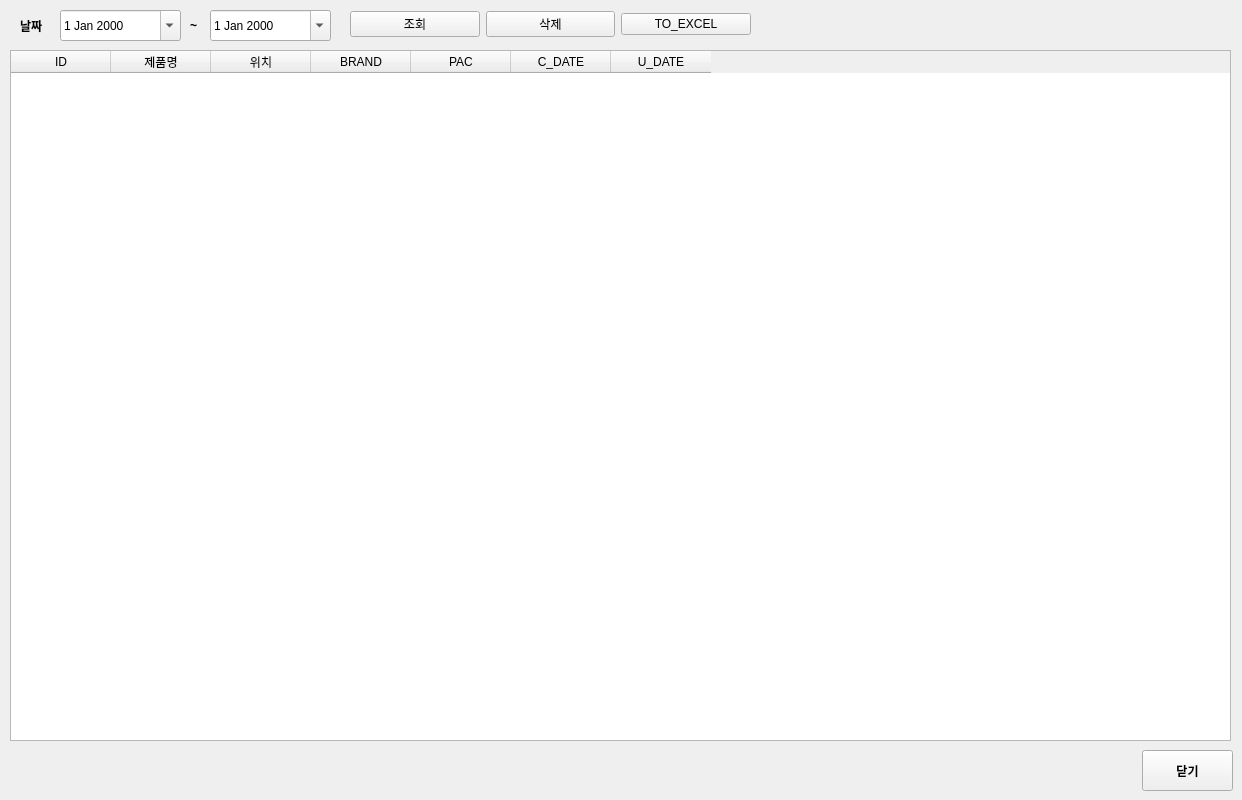
<?xml version="1.0" encoding="UTF-8"?>
<ui version="4.0">
 <class>Form</class>
 <widget class="QWidget" name="Form">
  <property name="geometry">
   <rect>
    <x>0</x>
    <y>0</y>
    <width>1242</width>
    <height>800</height>
   </rect>
  </property>
  <property name="windowTitle">
   <string>Form</string>
  </property>
  <widget class="QTableWidget" name="tbl_list">
   <property name="geometry">
    <rect>
     <x>10</x>
     <y>50</y>
     <width>1221</width>
     <height>691</height>
    </rect>
   </property>
   <property name="selectionBehavior">
    <enum>QAbstractItemView::SelectRows</enum>
   </property>
   <column>
    <property name="text">
     <string>ID</string>
    </property>
   </column>
   <column>
    <property name="text">
     <string>제품명</string>
    </property>
   </column>
   <column>
    <property name="text">
     <string>위치</string>
    </property>
   </column>
   <column>
    <property name="text">
     <string>BRAND</string>
    </property>
   </column>
   <column>
    <property name="text">
     <string>PAC</string>
    </property>
   </column>
   <column>
    <property name="text">
     <string>C_DATE</string>
    </property>
   </column>
   <column>
    <property name="text">
     <string>U_DATE</string>
    </property>
   </column>
  </widget>
  <widget class="QWidget" name="horizontalLayoutWidget">
   <property name="geometry">
    <rect>
     <x>350</x>
     <y>4</y>
     <width>401</width>
     <height>41</height>
    </rect>
   </property>
   <layout class="QHBoxLayout" name="horizontalLayout">
    <item>
     <widget class="QPushButton" name="btn_select">
      <property name="text">
       <string>조회</string>
      </property>
     </widget>
    </item>
    <item>
     <widget class="QPushButton" name="btn_delete">
      <property name="text">
       <string>삭제</string>
      </property>
     </widget>
    </item>
    <item>
     <widget class="QPushButton" name="btn_excel">
      <property name="text">
       <string>TO_EXCEL</string>
      </property>
     </widget>
    </item>
   </layout>
  </widget>
  <widget class="QLabel" name="lbl_cal">
   <property name="geometry">
    <rect>
     <x>20</x>
     <y>10</y>
     <width>32</width>
     <height>31</height>
    </rect>
   </property>
   <property name="font">
    <font>
     <family>Arial</family>
     <pointsize>9</pointsize>
     <weight>75</weight>
     <bold>true</bold>
    </font>
   </property>
   <property name="text">
    <string>날짜</string>
   </property>
  </widget>
  <widget class="QDateEdit" name="date_edit_from">
   <property name="geometry">
    <rect>
     <x>60</x>
     <y>10</y>
     <width>121</width>
     <height>31</height>
    </rect>
   </property>
   <property name="calendarPopup">
    <bool>true</bool>
   </property>
  </widget>
  <widget class="QLabel" name="lbl_date">
   <property name="geometry">
    <rect>
     <x>190</x>
     <y>10</y>
     <width>16</width>
     <height>31</height>
    </rect>
   </property>
   <property name="font">
    <font>
     <family>Arial</family>
     <pointsize>9</pointsize>
     <weight>75</weight>
     <bold>true</bold>
    </font>
   </property>
   <property name="text">
    <string>~</string>
   </property>
  </widget>
  <widget class="QDateEdit" name="date_edit_to">
   <property name="geometry">
    <rect>
     <x>210</x>
     <y>10</y>
     <width>121</width>
     <height>31</height>
    </rect>
   </property>
   <property name="calendarPopup">
    <bool>true</bool>
   </property>
  </widget>
  <widget class="QPushButton" name="btn_close">
   <property name="geometry">
    <rect>
     <x>1142</x>
     <y>750</y>
     <width>91</width>
     <height>41</height>
    </rect>
   </property>
   <property name="font">
    <font>
     <family>Arial</family>
     <weight>75</weight>
     <bold>true</bold>
    </font>
   </property>
   <property name="text">
    <string>닫기</string>
   </property>
  </widget>
 </widget>
 <resources/>
 <connections/>
</ui>
